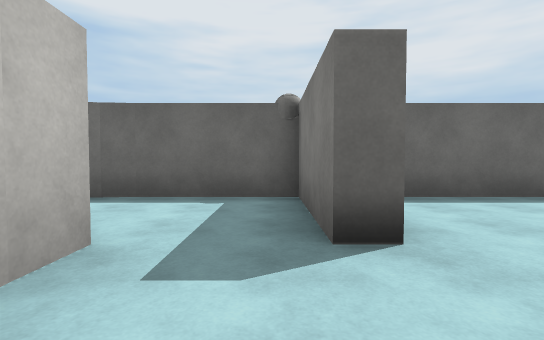
[1] (above)

16 first-person views from a walk through a 3-D level made in the Unity game engine. The camera is 1.2 m above the floor, tilts 2° down and sees 85° across. The floor is counted in squares, 2 m on a side. Each view is taken from the middle of a square. On the plan, view 1 faces up. The plan holds only what a view shows up to about 9 squares ahead; the rest is blank. The place goes on beyond the plan. Surface patterns are stand-ins for the level's own textures.

[2]
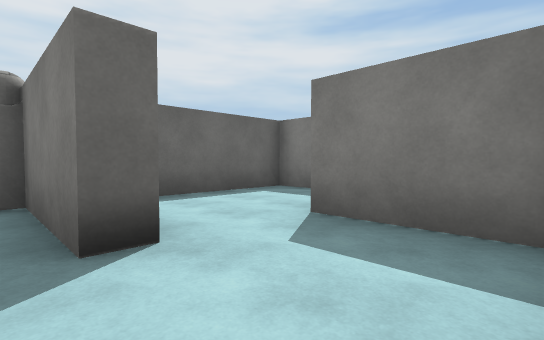

[3]
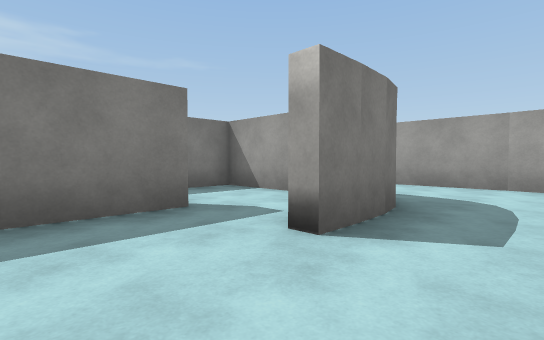

[4]
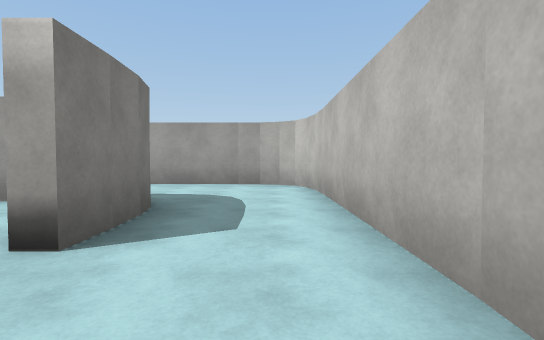

[5]
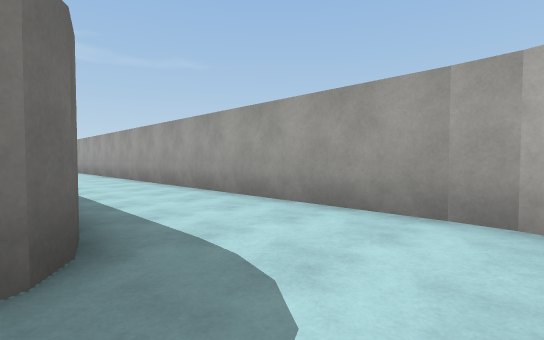

[6]
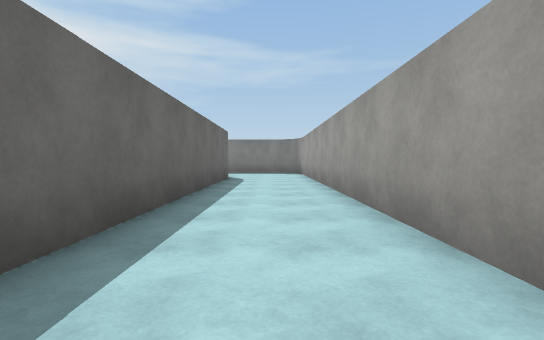

[7]
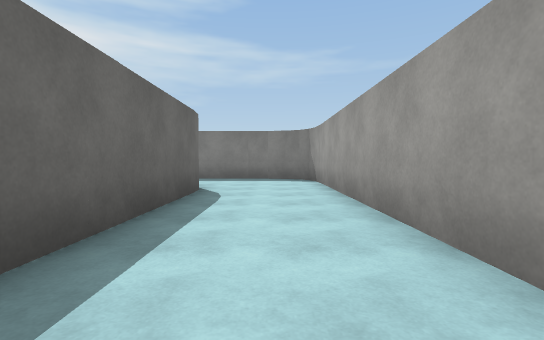

[8]
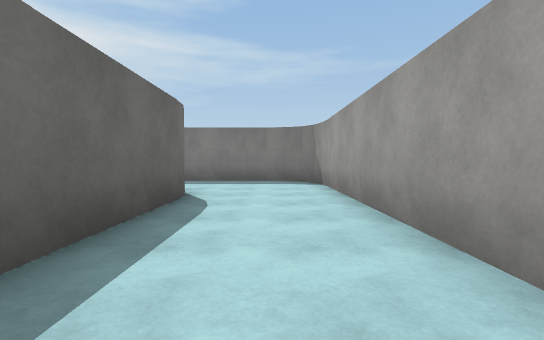

[9]
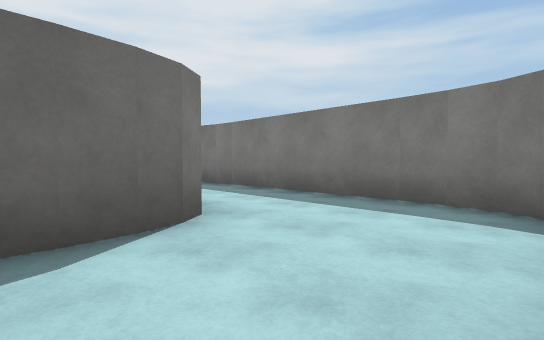

[10]
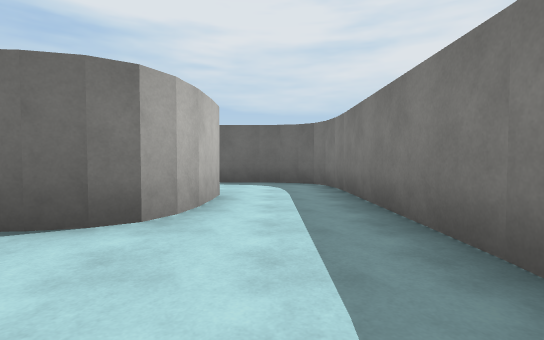

[11]
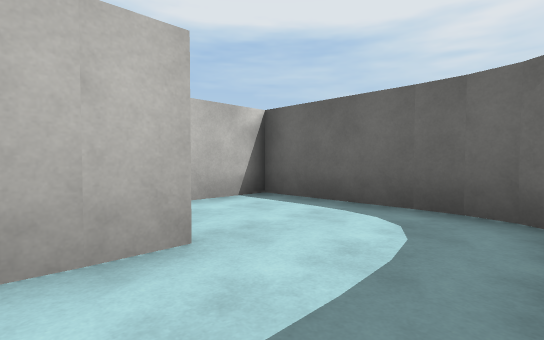

[12]
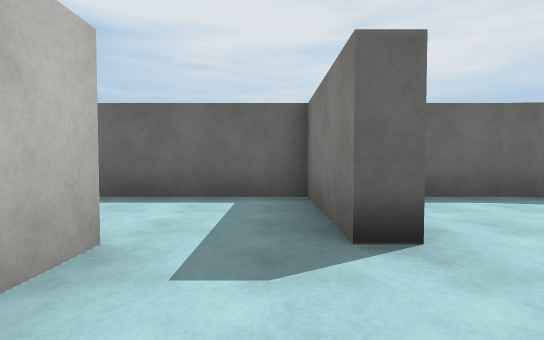

[13]
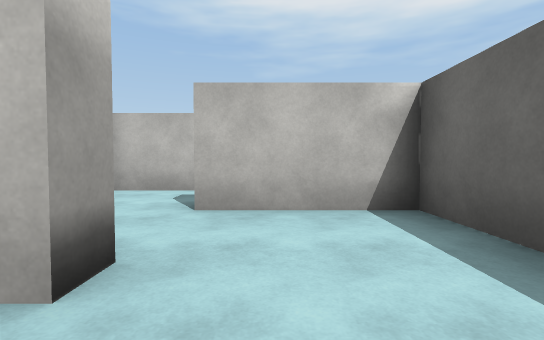

[14]
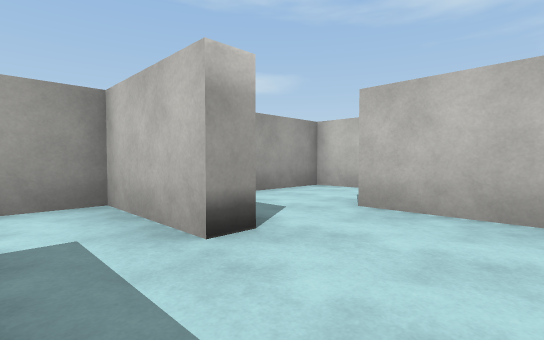

[15]
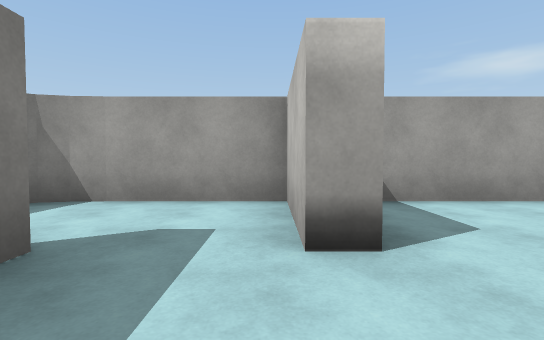

[16]
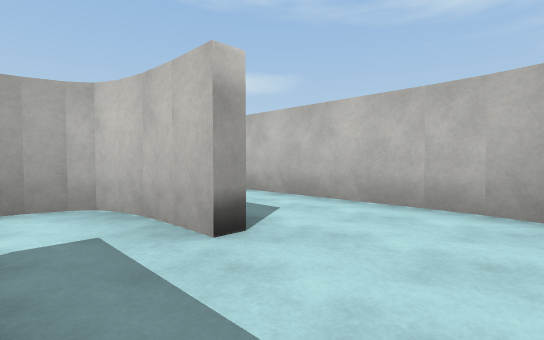

### Floor plan
Points are (right, up) in squares from view 1. A wall is a line through its corners. A room is listed if a view was taken in it or the views show most of it. See-through windows are left out.
Room 1 (views 1, 2, 16)
walls: (1, 2.1) (0.4, 2.1) (0.4, 4.1); (-1.3, 2.1) (-1.3, 0.6) (-1, 0); (-1.3, 0.8) (-1.1, 0.1) (-0.8, -0.1); (-0.9, -0.1) (-0.3, -0.2); (-0.6, -0.3) (2.8, -0.3); (-0.4, 4.7) (-2.7, 4.7); (2.7, -0.6) (2.7, 2.1); (3.5, 4.7) (2.1, 4.7)
ways out: opening at (-2, 3.5) to room 2; opening at (3, 3.5) to room 4
Room 2 (views 3, 4, 5, 6, 7, 8, 9, 10, 11)
walls: (11.7, -0.3) (10.9, -0.6); (-0.3, -0.6) (-0.9, -0.4) (-1.4, -0.1) (-1.6, 0.8) (-1.6, 2.1); (12.1, 0.9) (11.9, -0.1) (11.1, -0.6) (2.7, -0.6); (13.2, -3.2) (13.9, -3) (14.4, -2.1) (14.4, 3.4); (12.1, 2.1) (12.1, 0.5) (11.7, -0.2); (14.2, -2.5) (14.4, -1.9); (-2.8, -3.2) (13.4, -3.2) (14, -2.8); (-3.8, -2.3) (-3.5, -2.8) (-3.2, -3.1) (-2.6, -3.2); (-3.9, -1.8) (-3.7, -2.4); (14.4, 3.3) (14.2, 3.9); (14.3, 3.9) (14, 4.3) (13.4, 4.7) (12.5, 4.7); (13.9, 4.5) (13.1, 4.7); (-3.9, 3.5) (-3.9, -1.9); (-3.8, 3.9) (-3.9, 3.3)
ways out: opening at (-2, 3.5) to room 1; opening at (12, 3.5) to room 5
Room 3 (views 12, 13, 14, 15)
walls: (10.1, 2.1) (9.6, 2.1) (9.6, 4.7) (7.4, 4.7); (7.2, 2.1) (7.8, 2.1) (7.8, -0.3) (10.9, -0.3)
ways out: opening at (7, 3.5) to room 4; opening at (10, 1.5) to room 5
Room 4 (no view inside)
walls: (5, 3.8) (5, 4.7) (3.5, 4.7); (3.2, 1.5) (3.2, -0.3) (6.5, -0.3); (7.4, 4.7) (5.5, 4.7) (5.5, 2)
ways out: opening at (3, 3.5) to room 1; opening at (7, 3.5) to room 3
Room 5 (no view inside)
walls: (12.5, 4.7) (10.1, 4.7) (10.1, 3.1); (10.8, -0.2) (11.3, -0.1)
ways out: opening at (12, 3.5) to room 2; opening at (10, 1.5) to room 3

Positions as (right, up) in squares from view 1, and headings:
1: (0, 0), facing up
2: (0, 0), facing up-right
3: (-3, 4), facing down-right
4: (-3, 4), facing down
5: (-3, 0), facing down-right
6: (1, -2), facing right
7: (5, -2), facing right
8: (6, -2), facing right
9: (10, -3), facing up-right
10: (13, -3), facing up
11: (14, 1), facing up-left
12: (9, 0), facing up
13: (9, 3), facing left
14: (9, 4), facing down-left
15: (8, 4), facing down
16: (0, 4), facing down-left
